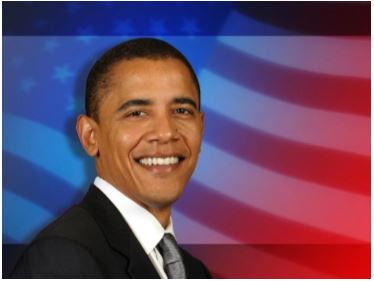
#> input picture Assignment03/OCVTest/Resources/Obama1.jpg, 374 x 281 px, found by its file name
$ python OCVTest.py
#> lines starting #> are read from the running program, lines starting #| are printed output that depends on the picture; after the words box and inside, x2 and y2 are one past the last pixel; in counts of white or black regions, pixels touching at a corner belong together
import numpy as voNP
import cv2
from matplotlib import pyplot as voPlot

# Load a color image in grayscale
# voImg = cv2.imread( "Resources/obama1.jpg", 1 ) # 0 for gray, 1 for color

# canny edge detection
voImg = cv2.imread( "Resources/obama1.jpg", 0 )
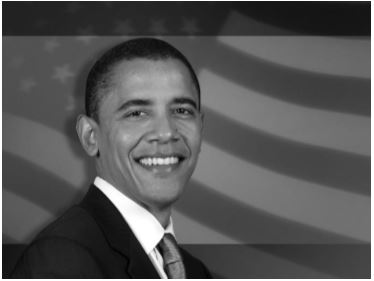
#> voImg: shape (281, 374); min 0, max 255, mean 85.9
voEdges = cv2.Canny( voImg, 50, 200 )
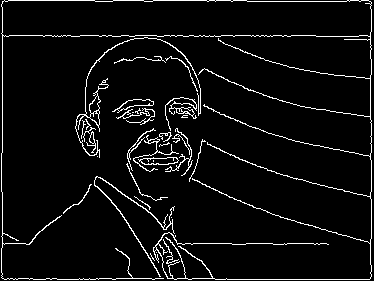
#> voEdges: shape (281, 374); 5.4% white in thin lines or dots

voPlot.subplot( 121 ), voPlot.imshow( voImg, cmap = 'gray' )
voPlot.title( 'Original Image' ), voPlot.xticks([]), voPlot.yticks([])
voPlot.subplot( 122 ), voPlot.imshow( voEdges, cmap = 'gray' )
voPlot.title( 'Edge Image' ), voPlot.xticks([]), voPlot.yticks([])
voPlot.show( )
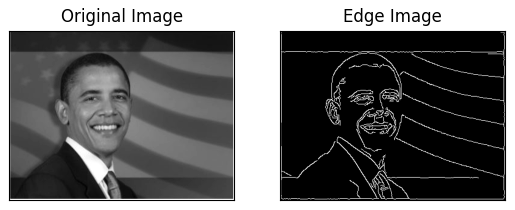
#> figure drawn by matplotlib, 2 panels

# Harris Corner Detection
voImg = cv2.imread( "Resources/Chessboard.jpg" )
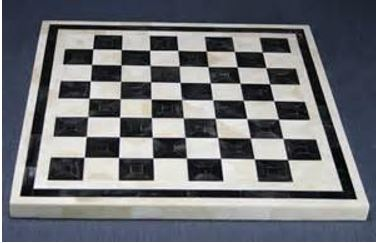
#> input picture Assignment03/OCVTest/Resources/Chessboard.JPG, 376 x 243 px, found by its file name
#> voImg is the input picture: shape (243, 376, 3); mean B, G, R 118.2, 113.6, 111.8
voGray = cv2.cvtColor( voImg, cv2.COLOR_BGR2GRAY )

# find Harris corners
voGray = voNP.float32( voGray )
voDst = cv2.cornerHarris( voGray, 2, 3, 0.04 )
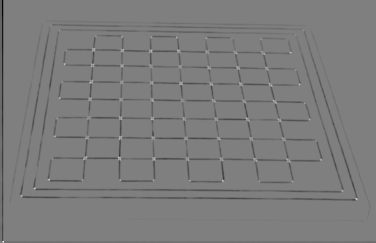
#> voDst: shape (243, 376) float32; min -78438384, max 78236416, mean -1831513.1; drawn with min black and max white

# Result is dilated for marking the corners, not important
voDst = cv2.dilate( voDst, None )
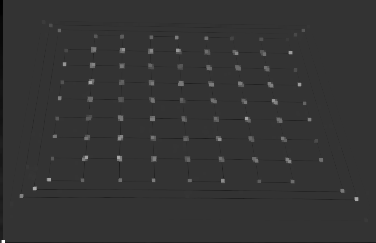
#> voDst: shape (243, 376) float32; min -19959888, max 78236416, mean 207184.1; drawn with min black and max white

# Threshold for an optimal value, it may vary depending on the image.
voImg[ voDst > 0.01 * voDst.max( ) ] = [ 0, 0, 255 ]
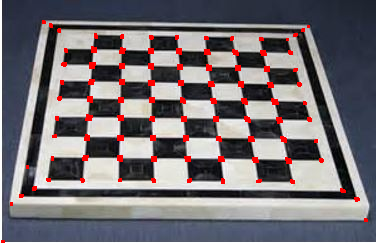
#> voImg: shape (243, 376, 3); 2.94% of pixels changed, all inside (x1, y1, x2, y2) = (1, 20, 368, 243)

cv2.imshow( 'dst', voImg )
cv2.waitKey( 0 )
cv2.destroyAllWindows( )
